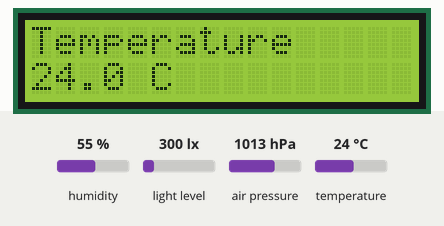
This sketch was run on a simulated ESP32. Parts: 16×2 character LCD. The inputs (shaded band) are chosen by the test bench; at power-on: humidity 55 %, light level 300 lx, air pressure 1013 hPa, temperature 24 °C. Storage starts empty; what the sketch prints to the serial monitor is not drawn.

Above: at 2.6 s.
2.7 s: humidity set to 22 %
12.1 s: light level set to 40 lx
At 17.3 s:
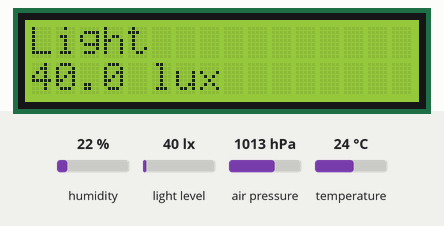
19.5 s: air pressure set to 952 hPa
At 22.9 s:
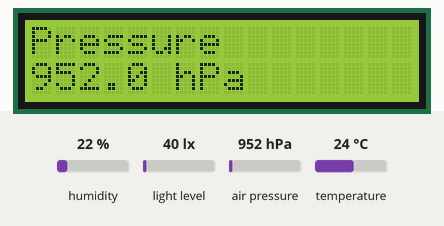
25.5 s: temperature set to 12 °C
At 27.1 s:
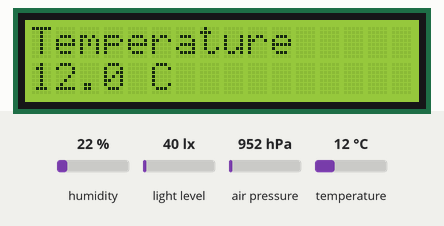
29.5 s: humidity set to 40 %
At 37.4 s:
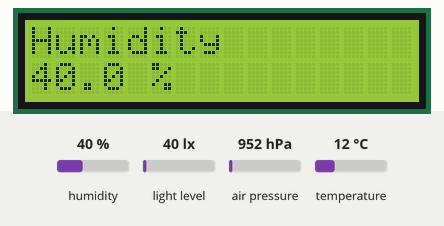
38.9 s: light level set to 500 lx
At 40.5 s:
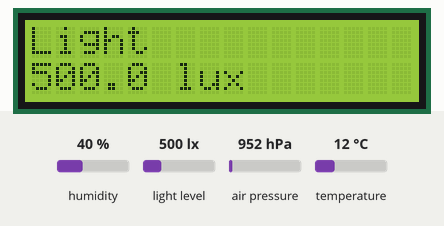
Timing chart, 0 to 42.0 s (numbered marks = the images above; inputs shaded):
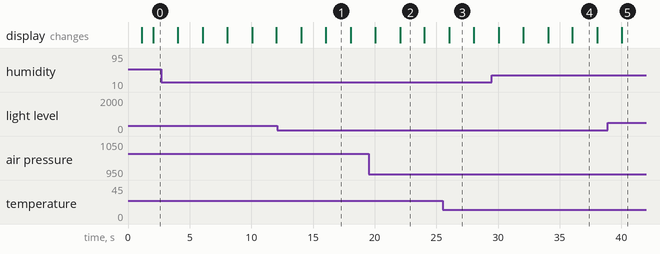

The sketch:

LAB7_IOT.ino
```cpp
 #include <Wire.h>
#include <Adafruit_BMP280.h>
#include <BH1750.h>
#include <LiquidCrystal_I2C.h>
#include <DHT.h>
#include <SPI.h>
#include <SD.h>

#define DHT_PIN 4
#define DHT_TYPE DHT11

#define BMP_ADDR 0x76
#define BH1750_ADDR 0x23
#define LCD_ADDR 0x27

#define SD_CS 5
#define SD_SCK 18
#define SD_MISO 19
#define SD_MOSI 23

#define FLAG_TEMP 0x01
#define FLAG_HUM 0x02
#define FLAG_PRESSURE 0x04
#define FLAG_LUX 0x08

DHT dht(DHT_PIN, DHT_TYPE);
Adafruit_BMP280 bmp;
BH1750 lightMeter(BH1750_ADDR);
LiquidCrystal_I2C lcd(LCD_ADDR, 16, 2);

struct EnvRecord {
  uint32_t ts;
  float tempC;
  float humPct;
  float presHpa;
  float lux;
  uint8_t flags;
};

EnvRecord currentRecord;

unsigned long lastAcquisition = 0;
unsigned long lastDisplay = 0;

const unsigned long ACQUISITION_INTERVAL = 2000;
const unsigned long DISPLAY_INTERVAL = 2000;

int displayPage = 0;
bool sdReady = false;

uint8_t checkPlausibility(const EnvRecord& r) {
  uint8_t f = 0;

  if (isnan(r.tempC) || !(r.tempC > -20 && r.tempC < 70))
    f |= FLAG_TEMP;

  if (isnan(r.humPct) || !(r.humPct >= 0 && r.humPct <= 100))
    f |= FLAG_HUM;

  if (isnan(r.presHpa) || !(r.presHpa > 800 && r.presHpa < 1100))
    f |= FLAG_PRESSURE;

  if (isnan(r.lux) || !(r.lux >= 0 && r.lux < 100000))
    f |= FLAG_LUX;

  return f;
}

EnvRecord acquire() {
  EnvRecord r;

  r.ts = millis() / 1000;
  r.tempC = dht.readTemperature();
  r.humPct = dht.readHumidity();
  r.presHpa = bmp.readPressure() / 100.0F;
  r.lux = lightMeter.readLightLevel();
  r.flags = checkPlausibility(r);

  return r;
}

void writeHeaderOnce() {
  if (SD.exists("/env.csv"))
    return;

  File file = SD.open("/env.csv", FILE_WRITE);

  if (!file) {
    Serial.println("Failed to create env.csv");
    return;
  }

  file.println("ts_s,temp_C,hum_pct,pres_hPa,lux,flags");
  file.close();
}

void logRecord(const EnvRecord& r) {
  File file = SD.open("/env.csv", FILE_APPEND);

  if (!file) {
    Serial.println("Failed to open env.csv");
    return;
  }

  file.printf(
    "%lu,%.2f,%.2f,%.2f,%.1f,%u\n",
    r.ts,
    r.tempC,
    r.humPct,
    r.presHpa,
    r.lux,
    r.flags
  );

  file.close();

  Serial.println("Record saved to SD.");
}

void displayRecord(const EnvRecord& r) {
  lcd.clear();

  if (displayPage == 0) {
    lcd.setCursor(0, 0);
    lcd.print("Temperature");
    lcd.setCursor(0, 1);

    if (r.flags & FLAG_TEMP)
      lcd.print("SUSPECT");
    else {
      lcd.print(r.tempC, 1);
      lcd.print(" C");
    }
  }

  else if (displayPage == 1) {
    lcd.setCursor(0, 0);
    lcd.print("Humidity");
    lcd.setCursor(0, 1);

    if (r.flags & FLAG_HUM)
      lcd.print("SUSPECT");
    else {
      lcd.print(r.humPct, 1);
      lcd.print(" %");
    }
  }

  else if (displayPage == 2) {
    lcd.setCursor(0, 0);
    lcd.print("Pressure");
    lcd.setCursor(0, 1);

    if (r.flags & FLAG_PRESSURE)
      lcd.print("SUSPECT");
    else {
      lcd.print(r.presHpa, 1);
      lcd.print(" hPa");
    }
  }

  else {
    lcd.setCursor(0, 0);
    lcd.print("Light");
    lcd.setCursor(0, 1);

    if (r.flags & FLAG_LUX)
      lcd.print("SUSPECT");
    else {
      lcd.print(r.lux, 1);
      lcd.print(" lux");
    }
  }

  displayPage = (displayPage + 1) % 4;
}

void setup() {
  Serial.begin(115200);
  delay(1000);

  Wire.begin(21, 22);

  dht.begin();

  lcd.init();
  lcd.backlight();

  if (!bmp.begin(BMP_ADDR))
    Serial.println("BMP280 not found.");

  if (!lightMeter.begin(BH1750::CONTINUOUS_HIGH_RES_MODE))
    Serial.println("BH1750 not found.");

  SPI.begin(SD_SCK, SD_MISO, SD_MOSI, SD_CS);

  if (SD.begin(SD_CS)) {
    sdReady = true;
    writeHeaderOnce();
    Serial.println("SD initialized.");
  } else {
    Serial.println("SD initialization failed.");
  }
}

void loop() {
  unsigned long now = millis();

  if (now - lastAcquisition >= ACQUISITION_INTERVAL) {
    lastAcquisition = now;

    currentRecord = acquire();

    Serial.print("Time: ");
    Serial.print(currentRecord.ts);
    Serial.print(" s | Temp: ");
    Serial.print(currentRecord.tempC, 2);
    Serial.print(" C | Humidity: ");
    Serial.print(currentRecord.humPct, 2);
    Serial.print(" % | Pressure: ");
    Serial.print(currentRecord.presHpa, 2);
    Serial.print(" hPa | Light: ");
    Serial.print(currentRecord.lux, 1);
    Serial.print(" lux | Flags: 0x");
    Serial.println(currentRecord.flags, HEX);

    if (sdReady)
      logRecord(currentRecord);
  }

  if (now - lastDisplay >= DISPLAY_INTERVAL) {
    lastDisplay = now;
    displayRecord(currentRecord);
  }
}
```

Measured:
- what the display in image 1 shows lasts 2.1 s, from 16.0 s to 18.1 s
